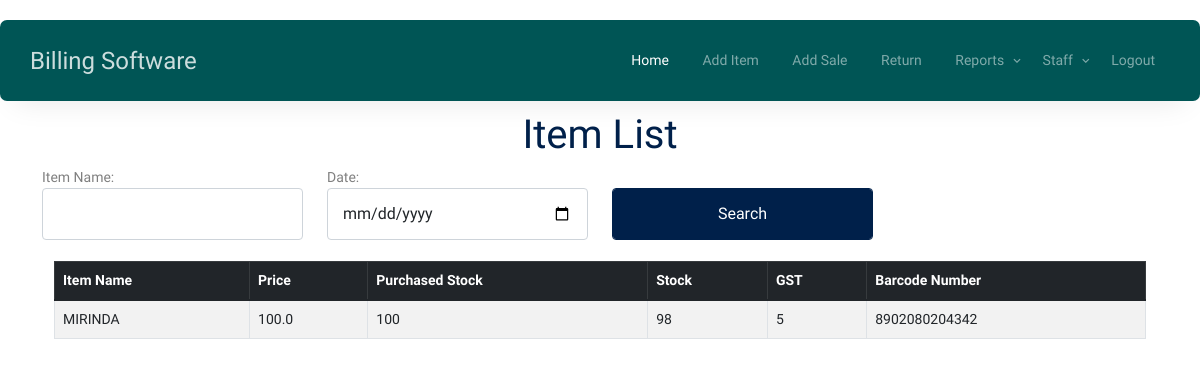
The page /purchaseReport on the database its author committed.
### shopping_app/models.py (models this page shows)
class Items(models.Model):
    itemname = models.CharField(max_length=250,null=True)
    price = models.FloatField(max_length=250,null=True)
    hsncode = models.IntegerField(null=True)
    gst = models.IntegerField(null=True)
    cgst = models.FloatField(max_length=250,null=True)
    sgst = models.FloatField(max_length=250,null=True)
    discount = models.IntegerField(null=True)
    stock = models.IntegerField(null=True)
    barcode_number = models.CharField(max_length=250,null=True)
    date = models.DateField(null=True)
    purchasedstock = models.IntegerField(null=True)

### shopping_app/views.py (the view)
# urls.py: path('purchaseReport',views.purchaseReport,name='purchaseReport'),
def purchaseReport(request):
    itemname = request.GET.get('itemname', '')
    date = request.GET.get('date', '')
    items = Items.objects.all()
    if itemname:
        items = items.filter(itemname__icontains=itemname)  # Adjust 'itemname' if your model has a different field name
    if date:
        items = items.filter(date__icontains=date)  # Adjust 'date' to your model's date field if different
    return render(request, 'purchaseReport.html', {'items': items, 'search_term': itemname, 'search_date': date})

### shopping_app/templates/purchaseReport.html (shortened to what this page needs)
{% load static %}
<!DOCTYPE html>
<html lang="en">
  <head>
    <link rel="stylesheet" href="{% static 'fonts/icomoon/style.css' %}" />
    <link rel="stylesheet" href="{% static 'fonts/flaticon/font/flaticon.css' %}" />
    <link rel="stylesheet" href="{% static 'css/tiny-slider.css' %}" />
    <link rel="stylesheet" href="{% static 'css/aos.css' %}" />
    <link rel="stylesheet" href="{% static 'css/style.css' %}" />
  </head>
  <body>
    {% include 'admin_nav.html' %}
<br><br><br>
      <div class="container">
        <div class="row justify-content-center align-items-center">
          <div class="col-lg-9 text-center mt-5">
            <h1 class="heading" data-aos="fade-up"> Item List</h1>
          </div>
        </div>
      </div>
<div class="content">
    <div class="container" style=" overflow-x: auto;">
        <form method="get" action="{% url 'purchaseReport' %}">
        <div class="row">
            <div class="col-md-3">
                <label for="itemname">Item Name:</label>
                <input type="text" id="itemname" name="itemname" class="form-control" list="item_list" oninput="showItemDatalist()">
            </div>
            <div class="col-md-3">
                <label>Date:</label>
                <input type="date" name="date" name="date" class="form-control">
            </div>
            <div class="col-md-3">
                <br>
                <button type="submit" class="form-control btn-primary">Search</button>
            </div>
        </div>
            </form>
        <br>
        <div class="container">
            <div class="">
                <form method="get">
                    <table class="table table-striped table-bordered">
                        <thead class="table-dark">
                        <tr>
                            <th>Item Name</th>
                            <th>Price</th>
                            <th>Purchased Stock</th>
                            <th>Stock</th>
                            <th>GST</th>
                            <th>Barcode Number</th>
                        </tr>
                        </thead>
                        <tbody>
    {% for d in items %}
    <tr class="custom-row">
        <td>{{ d.itemname }}</td>
        <td>{{ d.price }}</td>
        <td>{{ d.purchasedstock }}</td>
        <td>{{ d.stock }}</td>
        <td>{{ d.gst }}</td>
        <td>{{ d.barcode_number }}</td>
    </tr>
    {% empty %}
    <tr>
        <td colspan="7" class="text-center">No items found</td>
    </tr>
    {% endfor %}
</tbody>
                    </table>
                </form>
            </div>
        </div>
    </div>
</div>
  </body>
</html>

### rows shown on the page
Items: itemname "MIRINDA", price "100.0", purchasedstock "100", stock "98", gst "5", barcode_number "8902080204342"
